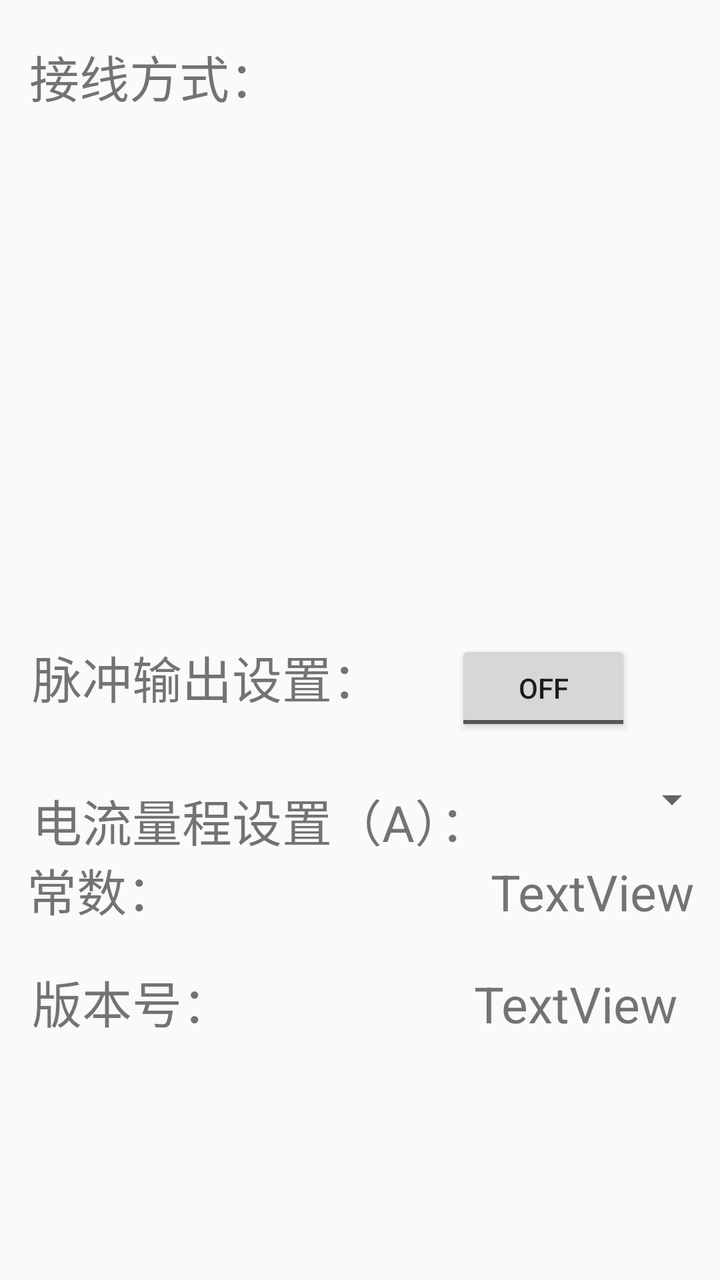
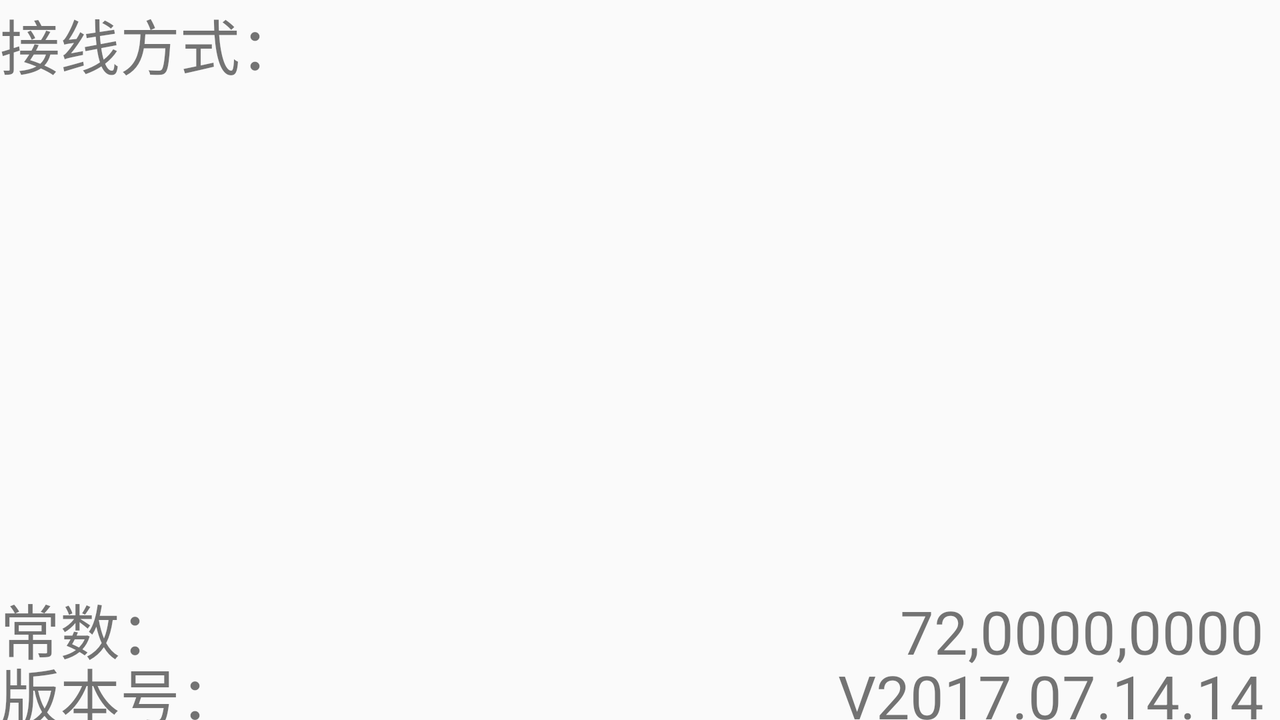

First picture: res/layout/ on a phone held upright. Second picture: the repository's own variant of that layout, on a device whose configuration matches the variant's folder. Source for both follows.
<!-- AndroidManifest.xml: application theme AppTheme -->
<!-- res/layout/fragment_routine.xml -->
<?xml version="1.0" encoding="utf-8"?>
<android.support.constraint.ConstraintLayout xmlns:android="http://schemas.android.com/apk/res/android"
    xmlns:app="http://schemas.android.com/apk/res-auto"
    xmlns:tools="http://schemas.android.com/tools"
    android:layout_width="match_parent"
    android:layout_height="match_parent"
    android:orientation="vertical">

    <TextView
        android:id="@+id/tv_mode"
        android:layout_width="wrap_content"
        android:layout_height="wrap_content"
        android:text="接线方式："
        android:textSize="25sp"
        app:layout_constraintHorizontal_bias="0.063"
        app:layout_constraintLeft_toLeftOf="parent"
        app:layout_constraintRight_toRightOf="parent"
        app:layout_constraintTop_toTopOf="parent"
        android:layout_marginTop="20dp" />

    <TextView
        android:id="@+id/tvPulseOutputSet"
        android:layout_width="wrap_content"
        android:layout_height="wrap_content"
        android:text="脉冲输出设置："
        android:textSize="25sp"
        app:layout_constraintLeft_toLeftOf="parent"
        android:layout_marginLeft="16dp"
        android:layout_marginStart="16dp"
        app:layout_constraintBaseline_toBaselineOf="@+id/tbPulseSetting"
        android:layout_marginRight="8dp"
        app:layout_constraintRight_toRightOf="parent"
        app:layout_constraintHorizontal_bias="0.0" />

    <TextView
        android:id="@+id/tvCurrentRange"
        android:layout_width="wrap_content"
        android:layout_height="wrap_content"
        android:layout_marginTop="1dp"
        android:text="电流量程设置（A）："
        android:textSize="25sp"
        app:layout_constraintBottom_toBottomOf="parent"
        app:layout_constraintTop_toBottomOf="@+id/tvPulseOutputSet"
        android:layout_marginLeft="16dp"
        app:layout_constraintVertical_bias="0.14"
        app:layout_constraintLeft_toLeftOf="parent"
        android:layout_marginStart="16dp"
        android:layout_marginRight="8dp"
        app:layout_constraintRight_toRightOf="parent"
        app:layout_constraintHorizontal_bias="0.0" />

    <TextView
        android:id="@+id/tvConstant"
        android:layout_width="wrap_content"
        android:layout_height="wrap_content"
        android:layout_marginRight="8dp"
        android:text="常数："
        android:textSize="25sp"
        app:layout_constraintRight_toRightOf="parent"
        app:layout_constraintBaseline_toBaselineOf="@+id/tvConstantSet"

        app:layout_constraintLeft_toLeftOf="parent"
        app:layout_constraintHorizontal_bias="0.048" />

    <TextView
        android:id="@+id/tvVersion"
        android:layout_width="wrap_content"
        android:layout_height="wrap_content"
        android:text="版本号："
        android:textSize="25sp"
        android:layout_marginLeft="16dp"
        app:layout_constraintLeft_toLeftOf="parent"
        app:layout_constraintBaseline_toBaselineOf="@+id/tvVersionSet"
        android:layout_marginStart="16dp" />

    <TextView
        android:id="@+id/tvVersionSet"
        android:layout_width="wrap_content"
        android:layout_height="wrap_content"
        android:layout_marginBottom="102dp"
        android:text="TextView"
        android:textSize="25sp"
        app:layout_constraintBottom_toBottomOf="parent"
        app:layout_constraintHorizontal_bias="0.852"
        app:layout_constraintLeft_toRightOf="@+id/tvVersion"
        app:layout_constraintRight_toRightOf="parent"
        app:layout_constraintTop_toTopOf="@+id/guideline4"
        android:layout_marginTop="8dp"
        app:layout_constraintVertical_bias="0.89" />

    <ToggleButton
        android:id="@+id/tbPulseSetting"
        android:layout_width="wrap_content"
        android:layout_height="wrap_content"
        android:text="ToggleButton"
        android:layout_marginRight="16dp"
        app:layout_constraintRight_toRightOf="parent"
        android:layout_marginEnd="16dp"
        app:layout_constraintTop_toTopOf="@+id/guideline4"
        android:layout_marginTop="0dp"
        app:layout_constraintLeft_toRightOf="@+id/tvPulseOutputSet"
        android:layout_marginLeft="8dp"
        app:layout_constraintHorizontal_bias="0.5" />

    <Spinner
        android:id="@+id/spCurrentRange"
        android:layout_width="0dp"
        android:layout_height="wrap_content"
        app:layout_constraintBottom_toTopOf="@+id/tvConstantSet"
        app:layout_constraintHorizontal_bias="0.0"
        app:layout_constraintLeft_toRightOf="@+id/tvCurrentRange"
        app:layout_constraintRight_toRightOf="parent"
        android:layout_marginBottom="8dp"
        app:layout_constraintTop_toTopOf="@+id/guideline4"
        android:layout_marginTop="8dp"
        app:layout_constraintVertical_bias="0.865" />

    <TextView
        android:id="@+id/tvConstantSet"
        android:layout_width="wrap_content"
        android:layout_height="wrap_content"
        android:text="TextView"
        android:textSize="25sp"
        app:layout_constraintBottom_toTopOf="@+id/tvVersionSet"
        app:layout_constraintHorizontal_bias="0.925"
        app:layout_constraintLeft_toRightOf="@+id/tvConstant"
        app:layout_constraintRight_toRightOf="parent"
        android:layout_marginBottom="8dp"
        app:layout_constraintTop_toTopOf="@+id/guideline4"
        android:layout_marginTop="8dp"
        app:layout_constraintVertical_bias="0.876" />

    <ListView

        android:id="@+id/lv_routine"
        android:layout_width="0dp"
        android:layout_height="0dp"
        android:layout_marginEnd="30dp"
        android:layout_marginLeft="8dp"
        android:layout_marginRight="8dp"
        android:layout_marginStart="30dp"
        app:layout_constraintHorizontal_bias="0.0"
        app:layout_constraintLeft_toLeftOf="parent"
        app:layout_constraintRight_toRightOf="parent"
        app:layout_constraintTop_toBottomOf="@+id/tv_mode"
        android:layout_marginBottom="8dp"
        app:layout_constraintBottom_toTopOf="@+id/guideline4"
        android:layout_marginTop="8dp" />

    <android.support.constraint.Guideline
        android:layout_width="wrap_content"
        android:layout_height="wrap_content"
        android:id="@+id/guideline4"
        android:orientation="horizontal"
        app:layout_constraintGuide_percent="0.5" />
</android.support.constraint.ConstraintLayout>
<!-- resources referenced by this layout -->
<resources>
  <style name="AppTheme" parent="Theme.AppCompat.Light.NoActionBar">
          
          <item name="colorPrimary">@color/colorPrimary</item>
          <item name="colorPrimaryDark">@color/colorPrimaryDark</item>
          <item name="colorAccent">@color/colorAccent</item>
      </style>
  <color name="colorPrimary">#3F51B5</color>
  <color name="colorPrimaryDark">#303F9F</color>
  <color name="colorAccent">#FF4081</color>
</resources>
<!-- res/layout-land/fragment_routine.xml (the repository's variant of the layout above) -->
<!-- drawn on the phone turned sideways -->
<?xml version="1.0" encoding="utf-8"?>
<android.support.constraint.ConstraintLayout xmlns:android="http://schemas.android.com/apk/res/android"
    xmlns:app="http://schemas.android.com/apk/res-auto"
    xmlns:tools="http://schemas.android.com/tools"
    android:layout_width="match_parent"
    android:layout_height="match_parent"
    android:orientation="vertical">

    <TextView
        android:id="@+id/routine_tv_mode"
        style="@style/child_textView"
android:gravity="start"
        android:text="接线方式："

        app:layout_constraintLeft_toLeftOf="@+id/guideline5"
        app:layout_constraintTop_toTopOf="parent"
        android:layout_marginTop="0dp"
        app:layout_constraintBottom_toBottomOf="parent"
        android:layout_marginBottom="8dp"
        app:layout_constraintVertical_bias="0.0"
        android:layout_marginLeft="0dp"
        android:layout_marginRight="8dp"
        app:layout_constraintRight_toRightOf="parent"
        app:layout_constraintHorizontal_bias="0.0" />

    <TextView
        android:id="@+id/routine_tv_output"
        style="@style/child_textView"
        android:layout_width="wrap_content"

        android:layout_marginLeft="0dp"
        android:layout_marginRight="0dp"
        android:text="脉冲输出设置："
        app:layout_constraintLeft_toLeftOf="@+id/guideline5"
        app:layout_constraintRight_toRightOf="parent"
        app:layout_constraintHorizontal_bias="0.0"
        app:layout_constraintTop_toTopOf="@+id/guideline4"
        android:layout_marginTop="0dp"
        android:layout_marginBottom="0dp"
        app:layout_constraintBottom_toTopOf="@+id/guideline3" />

    <TextView
        android:id="@+id/routine_tv_range"
        style="@style/child_textView"
        android:layout_width="wrap_content"
        android:layout_marginLeft="0dp"
        android:layout_marginRight="8dp"

        android:text="电流量程设置(A)："
        app:layout_constraintBottom_toTopOf="@+id/guideline1"
        app:layout_constraintLeft_toLeftOf="@+id/guideline5"
        app:layout_constraintRight_toRightOf="parent"
        app:layout_constraintTop_toTopOf="@+id/guideline3"
        app:layout_constraintHorizontal_bias="0.0" />

    <TextView
        android:id="@+id/routine_tv_constant"
        style="@style/child_textView"
        android:layout_width="wrap_content"

        android:layout_marginLeft="0dp"
        android:layout_marginRight="8dp"

        android:text="常数："
        app:layout_constraintBaseline_toBaselineOf="@+id/tv_routine_constant"
        app:layout_constraintLeft_toLeftOf="@+id/guideline5"
        app:layout_constraintRight_toRightOf="parent"
        app:layout_constraintHorizontal_bias="0.0" />

    <TextView
        android:id="@+id/routine_tv_version"
        style="@style/child_textView"
        android:layout_width="wrap_content"

        android:layout_marginLeft="0dp"
        android:layout_marginRight="8dp"

        android:text="版本号："
        app:layout_constraintBaseline_toBaselineOf="@+id/tv_routine_version"
        app:layout_constraintLeft_toLeftOf="@+id/guideline5"
        app:layout_constraintRight_toRightOf="parent"
        app:layout_constraintHorizontal_bias="0.0" />

    <TextView
        android:id="@+id/tv_routine_version"
        style="@style/child_textView"
        android:text="V2017.07.14.14"
        android:gravity="end"
        app:layout_constraintBottom_toBottomOf="parent"
        app:layout_constraintRight_toRightOf="parent"
        app:layout_constraintTop_toTopOf="@+id/guideline2"
        app:layout_constraintVertical_bias="0.0"
        android:layout_marginRight="8dp"
        app:layout_constraintLeft_toRightOf="@+id/routine_tv_version"
        android:layout_marginLeft="0dp"
        app:layout_constraintHorizontal_bias="0.0" />

    <Spinner
        android:id="@+id/spn_routine_outputSetting"
        style="@style/child_textView"

        android:layout_height="36dp"

        app:layout_constraintBottom_toTopOf="@+id/guideline3"
        app:layout_constraintRight_toRightOf="parent"
        app:layout_constraintTop_toTopOf="@+id/guideline4"
        android:layout_marginRight="8dp"
        app:layout_constraintLeft_toRightOf="@+id/routine_tv_output"
        android:layout_marginLeft="0dp"
        app:layout_constraintHorizontal_bias="0.0" />

    <Spinner
        android:id="@+id/spn_routine_rangeSetting"
        style="@style/child_textView"
        android:layout_height="36dp"
        android:layout_marginRight="8dp"

        app:layout_constraintBottom_toTopOf="@+id/guideline1"
        app:layout_constraintHorizontal_bias="0.0"
        app:layout_constraintLeft_toRightOf="@+id/routine_tv_range"

        app:layout_constraintRight_toRightOf="parent"
        app:layout_constraintTop_toTopOf="@+id/guideline3"
        app:layout_constraintVertical_bias="0.5" />

    <TextView
        android:id="@+id/tv_routine_constant"
        style="@style/child_textView"
        android:text="72,0000,0000"
        android:gravity="end"
        app:layout_constraintBottom_toTopOf="@+id/guideline2"
        app:layout_constraintRight_toRightOf="parent"
        app:layout_constraintTop_toTopOf="@+id/guideline4"
        app:layout_constraintLeft_toRightOf="@+id/routine_tv_constant"
        app:layout_constraintHorizontal_bias="0.0"
        android:layout_marginRight="8dp"
        app:layout_constraintVertical_bias="0.0" />

    <android.support.constraint.Guideline
        android:id="@+id/guideline4"
        android:layout_width="wrap_content"
        android:layout_height="wrap_content"
        android:orientation="horizontal"
        app:layout_constraintGuide_percent="0.82" />

    <android.support.constraint.Guideline
        android:id="@+id/guideline2"
        android:layout_width="wrap_content"
        android:layout_height="wrap_content"
        android:orientation="horizontal"
        app:layout_constraintGuide_percent="0.91" />

    <android.support.constraint.Guideline
        android:id="@+id/guideline3"
        android:layout_width="wrap_content"
        android:layout_height="wrap_content"
        android:orientation="horizontal"
        app:layout_constraintGuide_percent="0.73" />

    <android.support.constraint.Guideline
        android:id="@+id/guideline1"
        android:layout_width="wrap_content"
        android:layout_height="wrap_content"
        android:orientation="horizontal"
        app:layout_constraintGuide_percent="0.64" />

    <android.support.constraint.Guideline
        android:id="@+id/guideline5"
        android:layout_width="wrap_content"
        android:layout_height="wrap_content"
        android:orientation="vertical"
        app:layout_constraintGuide_percent="0.0" />

    <ListView

        android:id="@+id/lv_routine_connectionMode"
        android:layout_width="0dp"
        android:layout_height="0dp"
        android:layout_marginLeft="24dp"
        android:layout_marginTop="0dp"
        android:divider="@null"
        android:listSelector="#CA8EC2"
        app:layout_constraintBottom_toTopOf="@+id/guideline1"
        app:layout_constraintHorizontal_bias="0.0"

        app:layout_constraintLeft_toLeftOf="@+id/guideline5"

        app:layout_constraintRight_toRightOf="parent"
        app:layout_constraintTop_toBottomOf="@+id/routine_tv_mode" />
</android.support.constraint.ConstraintLayout>
<!-- resources referenced by the variant -->
<!-- as the phone turned sideways resolves them -->
<resources>
  <style name="child_textView">
          <item name="android:gravity">center</item>
          <item name="android:textSize">30sp</item>
          <item name="android:layout_height">wrap_content</item>
          <item name="android:layout_width">0dp</item>
      </style>
  <style name="AppTheme" parent="Theme.AppCompat.Light.NoActionBar">
          
          <item name="colorPrimary">@color/colorPrimary</item>
          <item name="colorPrimaryDark">@color/colorPrimaryDark</item>
          <item name="colorAccent">@color/colorAccent</item>
      </style>
  <color name="colorPrimary">#3F51B5</color>
  <color name="colorPrimaryDark">#303F9F</color>
  <color name="colorAccent">#FF4081</color>
</resources>
